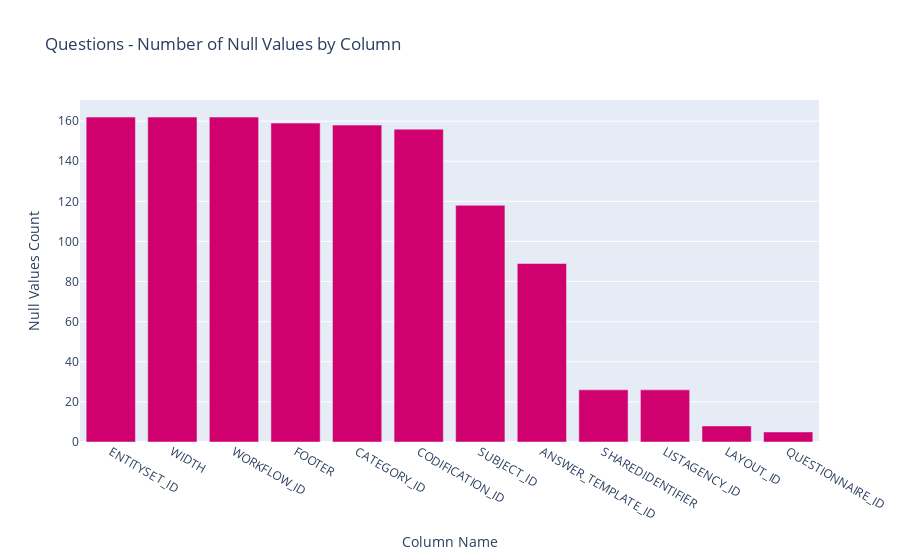

This figure's notebook cell:
### Code cell
vis.plot_null_values(questions_null_count, "Questions", color="#D0006F")

### Figure 1 — Plotly figure (JSON) as saved in the notebook; plotly's stock layout.template omitted (floating-point values rounded to 4 significant figures)
{"data": [{"marker": {"color": "#D0006F"}, "type": "bar", "x": ["ENTITYSET_ID", "WIDTH", "WORKFLOW_ID", "FOOTER", "CATEGORY_ID", "CODIFICATION_ID", "SUBJECT_ID", "ANSWER_TEMPLATE_ID", "SHAREDIDENTIFIER", "LISTAGENCY_ID", "LAYOUT_ID", "QUESTIONNAIRE_ID"], "y": [162, 162, 162, 159, 158, 156, 118, 89, 26, 26, 8, 5]}], "layout": {"title": {"text": "Questions - Number of Null Values by Column"}, "xaxis": {"title": {"text": "Column Name"}}, "yaxis": {"title": {"text": "Null Values Count"}}}}
